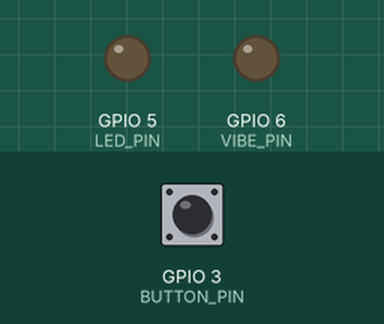
Recording of a sketch running on a simulated ESP32-S3. Shown: output pins drawn as LEDs (lit = HIGH). The inputs (shaded band) are chosen by the test bench; at power-on: GPIO 3 (BUTTON_PIN) HIGH. Nothing arrives over Bluetooth unless stated; a phone connects over Bluetooth LE 3 s after start; what the sketch prints to the serial monitor is not drawn.

Above: at 1.4 s.
1.5 s: GPIO 3 (BUTTON_PIN) pulled LOW for 3.2 s
At 4.2 s:
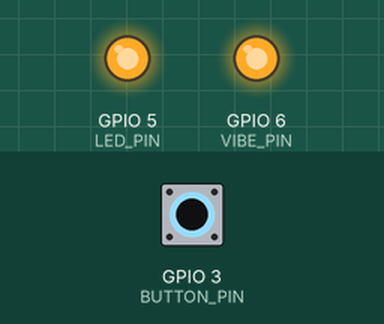
6.6 s: GPIO 3 (BUTTON_PIN) pulled LOW for 0.15 s
At 7.16 s:
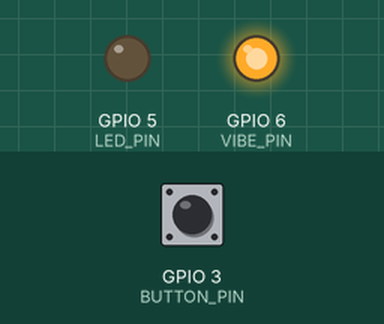
8.6 s: GPIO 3 (BUTTON_PIN) pulsed LOW 2 times (0.12 s each, 0.3 s apart)
At 10.1 s:
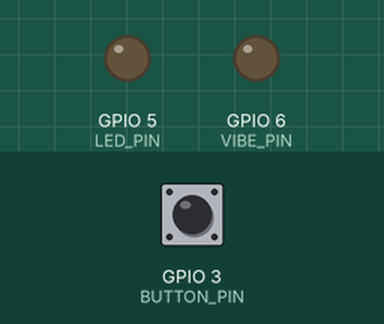
Timing chart, 0 to 11.6 s (numbered marks = the images above; inputs shaded):
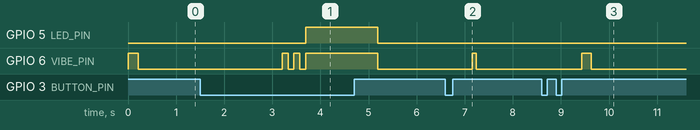

Measured:
- after the input at 1.5 s, GPIO 5 (LED_PIN): LOW → HIGH after 2.2 s, → LOW 1.5 s later
- after the input at 6.6 s, GPIO 6 (VIBE_PIN): LOW → HIGH after 0.56 s, → LOW 0.08 s later
- after the input at 8.6 s, GPIO 6 (VIBE_PIN): LOW → HIGH after 0.83 s, → LOW 0.20 s later

The sketch:

pendant_firmware.ino
```cpp
/*
 * ===================================================================
 *  AURA SAFETY – ESP32-S3 ALWAYS-ON WEARABLE PENDANT FIRMWARE
 * ===================================================================
 *  Project       : Aura Safety Wearable Pendant
 *  Board         : ESP32-S3 Super Mini / Dev Module
 *  Architecture  : Always-ON 24/7 Wearable BLE GATT Server
 * ===================================================================
 *  HARDWARE PIN CONNECTIONS:
 *  - Push Button    : GPIO 3 (Connected between GPIO 3 & GND, INPUT_PULLUP)
 *  - Status LED     : GPIO 5 (Connected via 330Ω resistor to GND)
 *  - Vibration Motor: GPIO 6 (Controlled via 2N2222 NPN Transistor & 1kΩ Resistor)
 *  - Buzzer         : NONE (Silent haptic feedback only)
 * ===================================================================
 *  ARDUINO IDE CONFIGURATION:
 *  - Board               : "ESP32S3 Dev Module"
 *  - USB CDC On Boot     : "Enabled"   <-- CRITICAL for Serial Monitor!
 *  - CPU Frequency       : 240MHz (or 80MHz/160MHz for low power)
 *  - Flash Size          : 4MB / 8MB
 * ===================================================================
 *  GESTURE DEFINITIONS:
 *  - Double Click (`0x02`): 📳 1 short 200ms vibration ONLY (No LED)
 *                          ➔ Triggers Fake "Dad Calling" incoming call UI
 *  - Hold 2 Sec (`0x08`)  : 💡 LED ON + 📳 1.5s strong vibration
 *                          ➔ Dispatches Instant Emergency SOS (Call + SMS + Map)
 *  - BLE Connected        : 📳 2 quick pulses on phone connection
 * ===================================================================
 */

#include <Arduino.h>
#include <BLEDevice.h>
#include <BLEUtils.h>
#include <BLEServer.h>

// Hardware Pin Definitions
#define BUTTON_PIN 3
#define LED_PIN    5
#define VIBE_PIN   6

// Standard BLE UUIDs
#define SERVICE_UUID        "4fa8c001-1402-4ca2-8979-45d4d9807601"
#define CHARACTERISTIC_UUID "beb5483e-36e1-4688-b7f5-ea07361b26a8"

// Gesture Output Codes
#define GESTURE_NONE    0x00
#define GESTURE_DOUBLE  0x02
#define GESTURE_HOLD_2S 0x08

BLEServer *pServer = NULL;
BLECharacteristic *pCharacteristic = NULL;
bool deviceConnected = false;

// BLE Server Callbacks
class MyServerCallbacks : public BLEServerCallbacks {
    void onConnect(BLEServer *pServer) {
        deviceConnected = true;
        Serial.println("\n[BLE] Phone Connected successfully!");

        // 2 subtle haptic pulses on connection (No LED)
        for (int i = 0; i < 2; i++) {
            digitalWrite(VIBE_PIN, HIGH);
            delay(120);
            digitalWrite(VIBE_PIN, LOW);
            delay(120);
        }
    }

    void onDisconnect(BLEServer *pServer) {
        deviceConnected = false;
        Serial.println("\n[BLE] Phone Disconnected. Re-advertising...");
        BLEDevice::startAdvertising();
    }
};

// Gesture Detection Engine
uint8_t processButtonPresses() {
    unsigned long pressStartTime = millis();
    bool isHold = false;

    // Check for 2-Second Hold
    while (digitalRead(BUTTON_PIN) == LOW) {
        yield();
        if (millis() - pressStartTime >= 2000) {
            isHold = true;
            break;
        }
        delay(10);
    }

    if (isHold) {
        Serial.println("\n🚨 [GESTURE TRIGGERED] -> 2-SECOND HOLD (EMERGENCY SOS)");

        // 2-Sec Hold: LED Illuminates + Strong 1.5s Vibration
        digitalWrite(LED_PIN, HIGH);
        digitalWrite(VIBE_PIN, HIGH);
        delay(1500);
        digitalWrite(VIBE_PIN, LOW);
        digitalWrite(LED_PIN, LOW);

        // Wait until button is fully released to prevent re-triggering
        while (digitalRead(BUTTON_PIN) == LOW) delay(10);
        return GESTURE_HOLD_2S;
    }

    // Multi-click detection window (400ms)
    int clickCount = 1;
    unsigned long lastReleaseTime = millis();

    while (millis() - lastReleaseTime < 400) {
        yield();
        if (digitalRead(BUTTON_PIN) == LOW) {
            clickCount++;
            delay(40); // Debounce
            while (digitalRead(BUTTON_PIN) == LOW) delay(10);
            lastReleaseTime = millis();
        }
        delay(10);
    }

    Serial.printf("\n[GESTURE] -> Clicks Detected: %d\n", clickCount);

    if (clickCount == 2) {
        Serial.println("📞 [GESTURE TRIGGERED] -> DOUBLE CLICK (FAKE DAD CALL)");

        // 2 Presses: 1 Short Haptic Vibration ONLY (No LED flash)
        digitalWrite(VIBE_PIN, HIGH);
        delay(200);
        digitalWrite(VIBE_PIN, LOW);
        return GESTURE_DOUBLE;
    }

    // Single click: Quick subtle pulse
    digitalWrite(VIBE_PIN, HIGH);
    delay(80);
    digitalWrite(VIBE_PIN, LOW);
    return GESTURE_NONE;
}

void setup() {
    Serial.begin(115200);

    // Allow Native USB CDC to initialize
    unsigned long startWait = millis();
    while (!Serial && (millis() - startWait < 3000)) delay(10);

    Serial.println("\n=======================================================");
    Serial.println("  AURA SAFETY – ALWAYS-ON WEARABLE PENDANT FIRMWARE    ");
    Serial.println("=======================================================");

    // Pin Configurations
    pinMode(BUTTON_PIN, INPUT_PULLUP);
    pinMode(LED_PIN, OUTPUT);
    pinMode(VIBE_PIN, OUTPUT);
    digitalWrite(LED_PIN, LOW);
    digitalWrite(VIBE_PIN, LOW);

    // Boot Vibration Pulse (Confirms device is active on battery/power)
    digitalWrite(VIBE_PIN, HIGH);
    delay(200);
    digitalWrite(VIBE_PIN, LOW);

    // Initialize BLE Server
    BLEDevice::init("Safety_Pendant_S3");
    pServer = BLEDevice::createServer();
    pServer->setCallbacks(new MyServerCallbacks());

    BLEService *pService = pServer->createService(SERVICE_UUID);
    pCharacteristic = pService->createCharacteristic(
        CHARACTERISTIC_UUID,
        BLECharacteristic::PROPERTY_READ |
        BLECharacteristic::PROPERTY_NOTIFY
    );

    pService->start();

    // Start Always-ON BLE Advertising
    BLEAdvertising *pAdvertising = BLEDevice::getAdvertising();
    pAdvertising->addServiceUUID(SERVICE_UUID);
    pAdvertising->setScanResponse(true);
    BLEDevice::startAdvertising();

    Serial.println("[SYSTEM READY] Bluetooth ALWAYS ON - Advertising 'Safety_Pendant_S3'");
    Serial.println("[INPUT] Monitoring GPIO 3 for Button Gestures...\n");
}

void loop() {
    yield();

    // Check for Button Press (Active LOW)
    if (digitalRead(BUTTON_PIN) == LOW) {
        uint8_t gesture = processButtonPresses();

        // Transmit Gesture over BLE Notification
        if (gesture != GESTURE_NONE && pCharacteristic != NULL && deviceConnected) {
            pCharacteristic->setValue(&gesture, 1);
            pCharacteristic->notify();
            Serial.printf("[BLE TRANSMIT] Gesture Code 0x%02X Dispatched to Phone!\n", gesture);
        }
    }

    delay(20);
}
```
